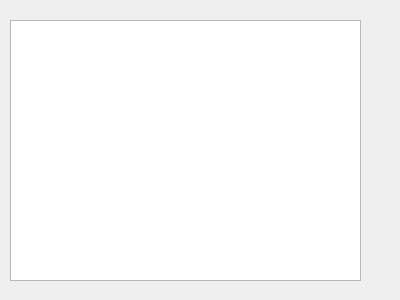
<?xml version="1.0" encoding="UTF-8"?>
<!--
SBDelphin 03 - Ammerseeschwimmen - RFID Manager
Copyright (C) 2016 Steiner Angela,
				   Cestonaro Thilo

This program is free software: you can redistribute it and/or modify
it under the terms of the GNU General Public License as published by
the Free Software Foundation, either version 3 of the License, or
(at your option) any later version.

This program is distributed in the hope that it will be useful,
but WITHOUT ANY WARRANTY; without even the implied warranty of
MERCHANTABILITY or FITNESS FOR A PARTICULAR PURPOSE.  See the
GNU General Public License for more details.

You should have received a copy of the GNU General Public License
along with this program.  If not, see <http://www.gnu.org/licenses/>.
-->
<ui version="4.0">
 <class>auswertung</class>
 <widget class="QDialog" name="auswertung">
  <property name="geometry">
   <rect>
    <x>0</x>
    <y>0</y>
    <width>400</width>
    <height>300</height>
   </rect>
  </property>
  <property name="windowTitle">
   <string>Dialog</string>
  </property>
  <widget class="QTableView" name="tableView_Auswertung">
   <property name="geometry">
    <rect>
     <x>10</x>
     <y>20</y>
     <width>351</width>
     <height>261</height>
    </rect>
   </property>
  </widget>
 </widget>
 <resources/>
 <connections/>
</ui>
